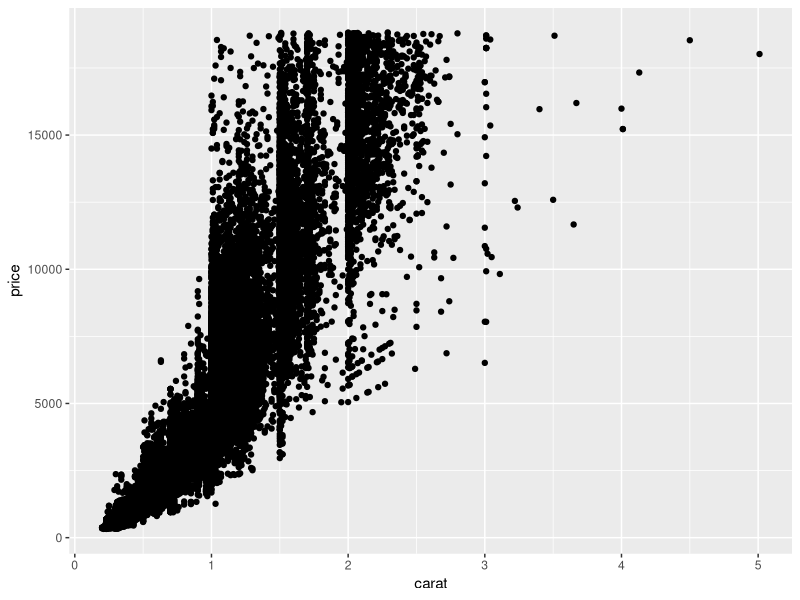
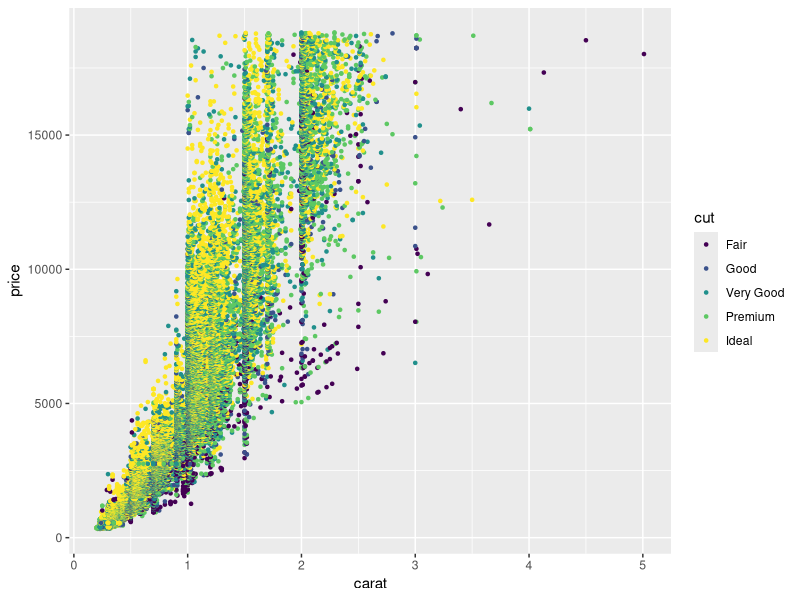

These figures' R source, in order:
## ---- chunk 1
library(tidyverse)
## ---- chunk 2
ggplot(diamonds) +
  geom_point(mapping = aes(x = carat, y = price))
## ---- chunk 3
ggplot(diamonds) +
  geom_point(mapping = aes(x = carat, y = price, color = cut), size = 0.9)
